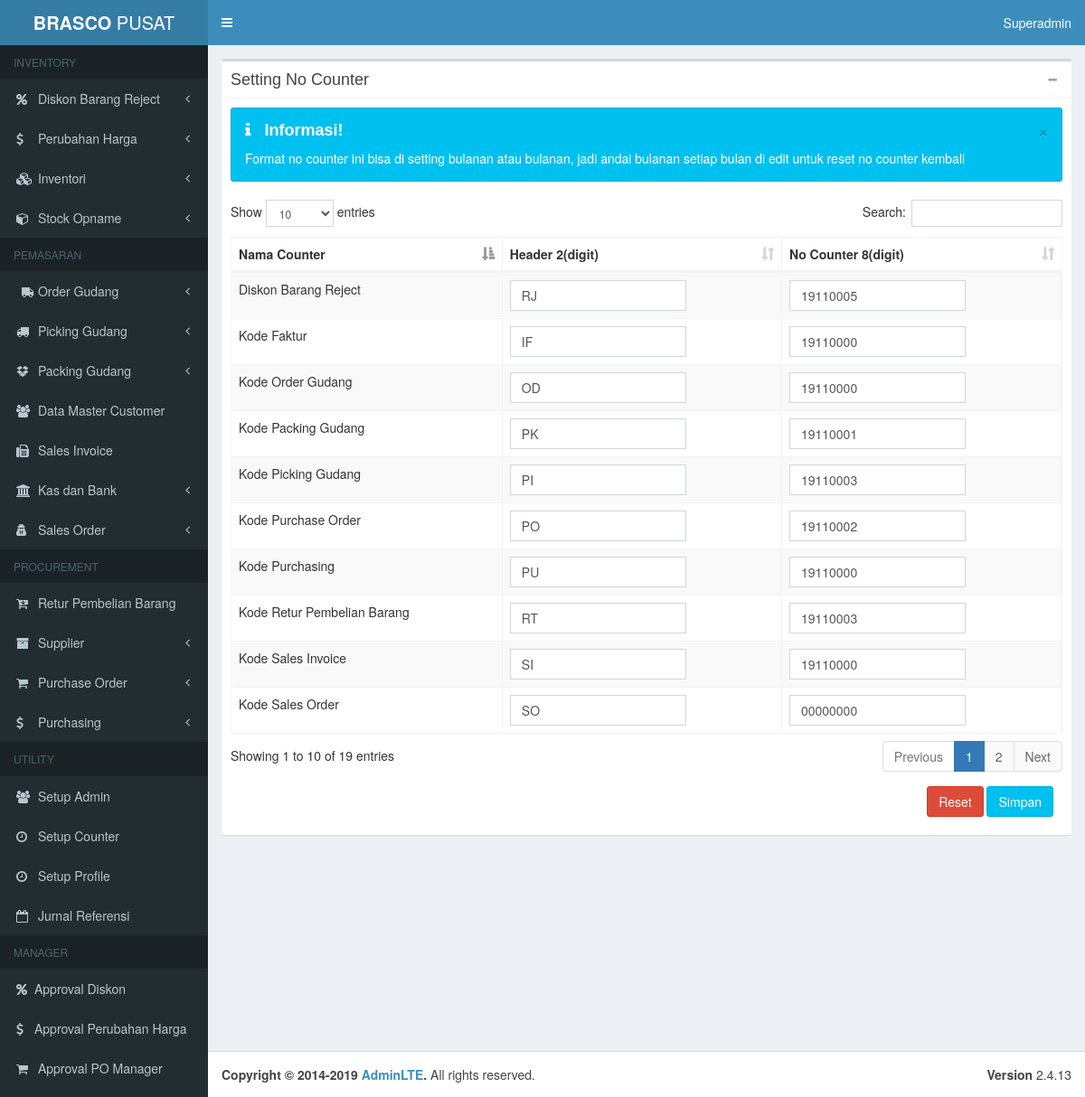
/setting_counter/index.php (signed in), run on the app's committed database.
### tables this page shows
CREATE TABLE `counter` (
  `tabel` varchar(255) NOT NULL,
  `nama` varchar(255) NOT NULL,
  `header` varchar(255) NOT NULL,
  `digit` varchar(8) NOT NULL,
  `id_edit_admin` varchar(255) NOT NULL,
  `created_at` timestamp NOT NULL DEFAULT current_timestamp(),
  `updated_at` timestamp NULL DEFAULT NULL ON UPDATE current_timestamp()
);

### env.php (called while the page is built, shortened)
<?php
$host = "localhost";
$user = "root";
$password = "";
$dbname = "brasco_pusat";
$conn = mysqli_connect($host, $user, $password, $dbname);
function query($query)
{
  global $conn;
  $result = mysqli_query($conn, $query);
  $rows = [];
  while ($row = mysqli_fetch_assoc($result)) {
    $rows[] = $row;
  }
  return $rows;
}

### setting_counter/index.php (the view, shortened to what this page needs)
<?php require_once("../env.php"); ?>
<?php include('../templates/header.php') ?>
<div class="content-wrapper">
    <section class="content">
        <div class="box box-pinfo">
            <div class="box-header with-border">
                <h3 class="box-title">Setting No Counter</h3>
                <div class="box-tools pull-right">
                    <button type="button" class="btn btn-box-tool" data-widget="collapse" data-toggle="tooltip" title="Collapse">
                        <i class="fa fa-minus"></i></button>
                </div>
            </div>
            <div class="box-body">
                <div class="alert alert-info alert-dismissible">
                    <button type="button" class="close" data-dismiss="alert" aria-hidden="true">&times;</button>
                    <h4><i class="icon fa fa-info"></i> Informasi!</h4>
                    Format no counter ini bisa di setting bulanan atau bulanan, jadi andai bulanan setiap bulan di edit untuk reset no counter kembali
                </div>
                <form action="" method="POST">
                    <div class="data-table">
                        <div class="table-responsive">
                            <table id="example1" class="table table-bordered table-striped ">
                                <thead>
                                    <th>Nama Counter</th>
                                    <th>Header 2(digit)</th>
                                    <th>No Counter 8(digit)</th>
                                </thead>
                                <tbody>
                                    <?php foreach (query("SELECT * FROM counter") as $data) : ?>
                                        <tr>
                                            <td><?= $data['nama'] ?></td>
                                            <td><input type="text" name="header[]" value="<?= $data['header'] ?>" class="form-control"> </td>
                                            <td><input type="number" name="digit[]" value="<?= $data['digit'] ?>" class="form-control"></td>
                                        </tr>
                                    <?php endforeach; ?>
                                </tbody>
                            </table>
                        </div>
                    </div>
                    <div class="pull-right pad">
                        <button class="btn btn-danger">Reset</button>
                        <button class="btn btn-info" name="simpan" type="submit">Simpan</button>
                    </div>
                </form>
            </div>
        </div>
    </section>
</div>
<?php include('../templates/footer.php') ?>

### data on the page
counter: nama "Diskon Barang Reject", header "RJ", digit "19110005"
counter: nama "Kode Faktur", header "IF", digit "19110000"
counter: nama "Kode Order Gudang", header "OD", digit "19110000"
counter: nama "Kode Packing Gudang", header "PK", digit "19110001"
counter: nama "Kode Picking Gudang", header "PI", digit "19110003"
counter: nama "Kode Purchase Order", header "PO", digit "19110002"
counter: nama "Kode Purchasing", header "PU", digit "19110000"
counter: nama "Kode Retur Pembelian Barang", header "RT", digit "19110003"
counter: nama "Kode Sales Invoice", header "SI", digit "19110000"
counter: nama "Kode Sales Order", header "SO", digit "00000000"

### other printed values
$_SESSION['admin']['username'] "Superadmin"
